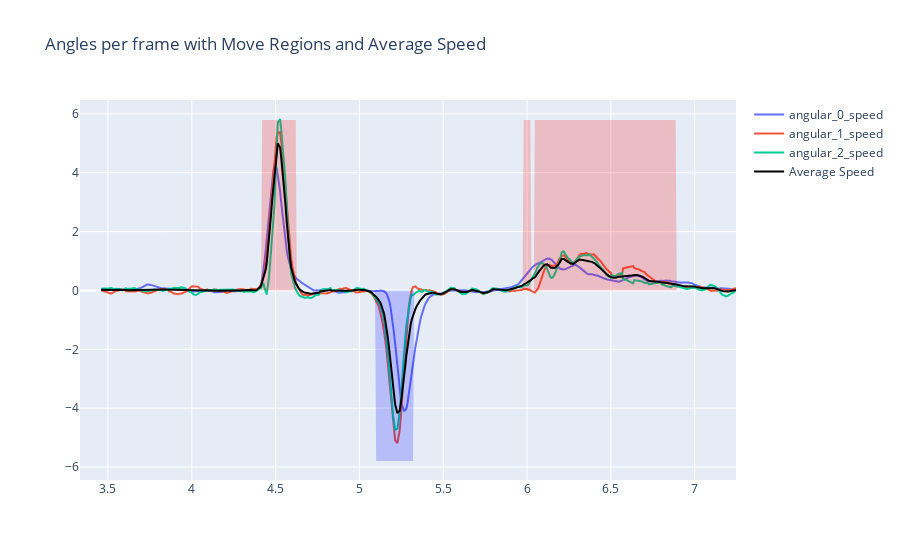

The notebook cell this image was saved under:
### Code cell
# Create a Line Graph using Plotly Express
fig = make_subplots(rows=1, cols=1, shared_xaxes=True, shared_yaxes=True)

window= 10
# # Calculate the average speed of the three angles
# df_angle_speed["average_speed"] = df_raw_angles[speed_columns].mean(axis=1)

for speed_column in speed_columns:
    # Plot smoothed angle data
    fig.add_trace(go.Scatter(x=df_raw_angles['time'], y=df_raw_angles[speed_column].rolling(window=window).mean(),
                             mode='lines', name=f'{speed_column}'))

# Add shaded regions for positive 'move' intervals
fig.add_trace(go.Scatter(x=df_raw_angles['time'], y=np.mean(df_raw_angles[speed_columns],axis=1).max() * df_raw_angles["positive_move_mask"],
                         fill='toself', fillcolor='rgba(255, 0, 0, 0.2)',
                         line=dict(color='rgba(255, 255, 255, 0)'),
                         name=f'Positive Move Region - {speed_columns}', showlegend=False))

# Add shaded regions for negative 'move' intervals
fig.add_trace(go.Scatter(x=df_raw_angles['time'], y=np.mean(df_raw_angles[speed_columns],axis=1).max()* df_raw_angles["negative_move_mask"] * -1,
                         fill='toself', fillcolor='rgba(0, 0, 255, 0.2)',
                         line=dict(color='rgba(255, 255, 255, 0)'),
                         name=f'Negative Move Region - {speed_columns}', showlegend=False))

# Plot the average speed
fig.add_trace(go.Scatter(x=df_raw_angles['time'], y=df_raw_angles['average_speed'],
                         mode='lines', name=f'Average Speed', line=dict(color='black')))

# Update layout
fig.update_layout(title_text=f'Angles per frame with Move Regions and Average Speed')

# Show the plot
fig.show()

### Figure 1 — Plotly figure (JSON) as saved in the notebook; plotly's stock layout.template omitted (floating-point values rounded to 4 significant figures; data arrays with more than 128 entries replaced by an {"elided": "..."} marker saying what was removed)
{"data": [{"mode": "lines", "name": "angular_0_speed", "x": {"elided": "588 float values"}, "y": {"elided": "588 float values"}, "type": "scatter"}, {"mode": "lines", "name": "angular_1_speed", "x": {"elided": "588 float values"}, "y": {"elided": "588 float values"}, "type": "scatter"}, {"mode": "lines", "name": "angular_2_speed", "x": {"elided": "588 float values"}, "y": {"elided": "588 float values"}, "type": "scatter"}, {"fill": "toself", "fillcolor": "rgba(255, 0, 0, 0.2)", "line": {"color": "rgba(255, 255, 255, 0)"}, "name": "Positive Move Region - ['angular_0_speed', 'angular_1_speed', 'angular_2_speed']", "showlegend": false, "x": {"elided": "588 float values"}, "y": {"elided": "588 float values"}, "type": "scatter"}, {"fill": "toself", "fillcolor": "rgba(0, 0, 255, 0.2)", "line": {"color": "rgba(255, 255, 255, 0)"}, "name": "Negative Move Region - ['angular_0_speed', 'angular_1_speed', 'angular_2_speed']", "showlegend": false, "x": {"elided": "588 float values"}, "y": {"elided": "588 float values"}, "type": "scatter"}, {"line": {"color": "black"}, "mode": "lines", "name": "Average Speed", "x": {"elided": "588 float values"}, "y": {"elided": "588 float values"}, "type": "scatter"}], "layout": {"xaxis": {"anchor": "y", "domain": [0.0, 1.0]}, "yaxis": {"anchor": "x", "domain": [0.0, 1.0]}, "title": {"text": "Angles per frame with Move Regions and Average Speed"}}}
